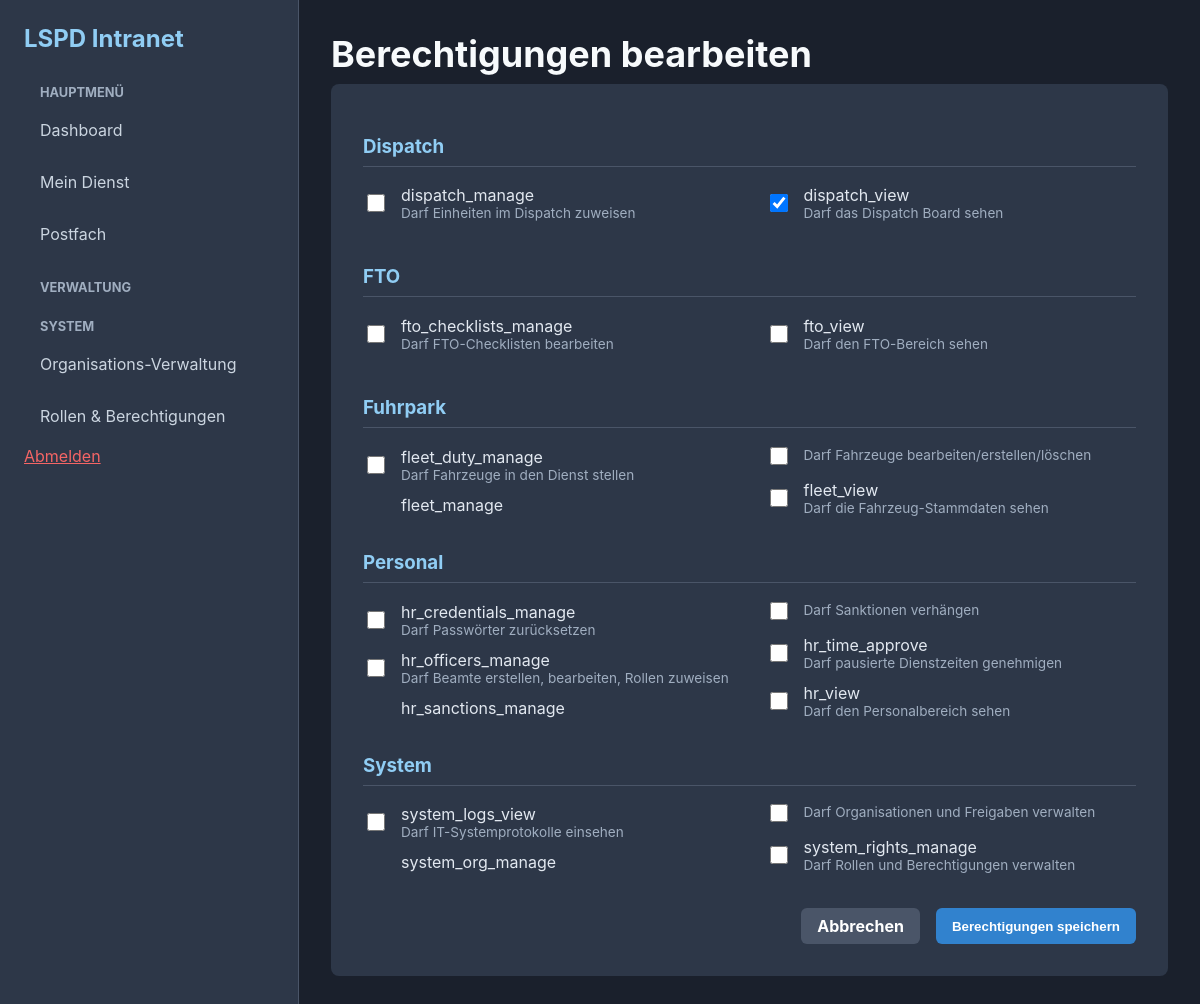
/index.php?page=edit_role_permissions&role_id=5 (signed in), run on the app's committed database.
### tables this page shows
CREATE TABLE `permissions` (
  `id` INT NOT NULL AUTO_INCREMENT,
  `name` VARCHAR(100) NOT NULL UNIQUE,
  `description` VARCHAR(255),
  `category` VARCHAR(50) NOT NULL,
  PRIMARY KEY (`id`)
);

### src/Database.php (called while the page is built, shortened)
<?php
class Database {
    private static $instance = null;
    private $conn;
    private $host = DB_HOST;
    private $db_name = DB_NAME;
    private $username = DB_USER;
    private $password = DB_PASS;
    private $charset = DB_CHARSET;
    private function __construct() {
        $dsn = "mysql:host={$this->host};dbname={$this->db_name};charset={$this->charset}";
        $options = [
            PDO::ATTR_ERRMODE            => PDO::ERRMODE_EXCEPTION,
            PDO::ATTR_DEFAULT_FETCH_MODE => PDO::FETCH_ASSOC,
            PDO::ATTR_EMULATE_PREPARES   => false,
        ];
        try {
            $this->conn = new PDO($dsn, $this->username, $this->password, $options);
        } catch (PDOException $e) {
            die("Database connection failed: " . $e->getMessage());
        }
    }
    public static function getInstance() {
        if (self::$instance == null) {
            self::$instance = new Database();
        }
        return self::$instance;
    }
    public function getConnection() {
        return $this->conn;
    }
}
?>

### src/Roles.php (called while the page is built, shortened)
<?php
require_once __DIR__ . '/Database.php';
class Roles {
    private $db;
    public function __construct() {
        $this->db = Database::getInstance()->getConnection();
    }
    public function getAllPermissions() {
        try {
            $stmt = $this->db->query("SELECT * FROM permissions ORDER BY category, name");
            $permissions = $stmt->fetchAll(PDO::FETCH_ASSOC);
            $grouped = [];
            foreach ($permissions as $p) {
                $grouped[$p['category']][] = $p;
            }
            return $grouped;
        } catch (PDOException $e) {
            error_log("Error fetching all permissions: " . $e->getMessage());
            return [];
        }
    }
    public function getPermissionIdsForRole($roleId) {
        try {
            $stmt = $this->db->prepare("SELECT permission_id FROM role_permissions WHERE role_id = ?");
            $stmt->execute([$roleId]);
            return $stmt->fetchAll(PDO::FETCH_COLUMN);
        } catch (PDOException $e) {
            error_log("Error fetching permissions for role: " . $e->getMessage());
            return [];
        }
    }
}
?>

### pages/edit_role_permissions.php (the view, shortened to what this page needs)
<?php
require_once BASE_PATH . '/src/Roles.php';
$roleId = $_GET['role_id'] ?? null;
$rolesModel = new Roles();
$allPermissions = $rolesModel->getAllPermissions();
$rolePermissions = $rolesModel->getPermissionIdsForRole($roleId);
include_once BASE_PATH . '/templates/header.php';
?>
<div class="form-container">
    <form action="index.php?page=handle_edit_role_permissions" method="POST">
        <?php foreach ($allPermissions as $category => $permissions): ?>
            <div class="permission-category">
                <h3><?php echo htmlspecialchars($category); ?></h3>
                <ul class="permission-list">
                    <?php foreach ($permissions as $permission): ?>
                        <li class="permission-item">
                            <input type="checkbox" name="permissions[]" value="<?php echo $permission['id']; ?>" id="perm-<?php echo $permission['id']; ?>"
                                <?php echo in_array($permission['id'], $rolePermissions) ? 'checked' : ''; ?>>
                            <div>
                                <label for="perm-<?php echo $permission['id']; ?>"><?php echo htmlspecialchars($permission['name']); ?></label>
                                <div class="description"><?php echo htmlspecialchars($permission['description']); ?></div>
                            </div>
                        </li>
                    <?php endforeach; ?>
                </ul>
            </div>
        <?php endforeach; ?>
        <div class="form-actions">
            <a href="index.php?page=system_rights_management" class="button button-secondary">Abbrechen</a>
            <button type="submit" class="button">Berechtigungen speichern</button>
        </div>
    </form>
</div>
<?php
include_once BASE_PATH . '/templates/footer.php';
?>

### public/css/style.css (style rules this page uses)
body { background-color: #1a202c; color: #e2e8f0; font-family: -apple-system, BlinkMacSystemFont, "Segoe UI", Roboto, "Helvetica Neue", Arial, "Noto Sans", sans-serif, "Apple Color Emoji", "Segoe UI Emoji", "Segoe UI Symbol", "Noto Color Emoji"; margin: 0; padding: 0; display: flex; min-height: 100vh; }
.button, button { display: inline-block; padding: 0.5rem 1rem; background-color: #3182ce; color: white; font-weight: bold; text-decoration: none; border: none; border-radius: 0.375rem; cursor: pointer; transition: background-color 0.2s; }
.button-secondary { background-color: #4a5568; }

### pages/edit_role_permissions.php (style rules this page uses)
.form-container { max-width: 900px; margin: 0 auto; background-color: #2d3748; padding: 2rem; border-radius: 0.5rem; }
.permission-category { margin-bottom: 2rem; }
.permission-category h3 { color: #90cdf4; border-bottom: 1px solid #4a5568; padding-bottom: 0.5rem; }
.permission-list { list-style: none; padding: 0; column-count: 2; column-gap: 2rem; }
.permission-item { display: flex; align-items: center; margin-bottom: 0.75rem; }
.permission-item input[type="checkbox"] { width: 18px; height: 18px; margin-right: 1rem; }
.permission-item label { color: #e2e8f0; margin: 0; }
.permission-item .description { font-size: 0.85rem; color: #a0aec0; }
.form-actions { margin-top: 1.5rem; display: flex; justify-content: flex-end; gap: 1rem; }

### data on the page
permissions: name "dispatch_manage", description "Darf Einheiten im Dispatch zuweisen"
permissions: id "☑", name "dispatch_view", description "Darf das Dispatch Board sehen"
permissions: name "fto_checklists_manage", description "Darf FTO-Checklisten bearbeiten"
permissions: name "fto_view", description "Darf den FTO-Bereich sehen"
permissions: name "fleet_duty_manage", description "Darf Fahrzeuge in den Dienst stellen"
permissions: name "fleet_manage", description "Darf Fahrzeuge bearbeiten/erstellen/löschen"
permissions: name "fleet_view", description "Darf die Fahrzeug-Stammdaten sehen"
permissions: name "hr_credentials_manage", description "Darf Passwörter zurücksetzen"
permissions: name "hr_officers_manage", description "Darf Beamte erstellen, bearbeiten, Rollen zuweisen"
permissions: name "hr_sanctions_manage", description "Darf Sanktionen verhängen"
permissions: name "hr_time_approve", description "Darf pausierte Dienstzeiten genehmigen"
permissions: name "hr_view", description "Darf den Personalbereich sehen"
permissions: name "system_logs_view", description "Darf IT-Systemprotokolle einsehen"
permissions: name "system_org_manage", description "Darf Organisationen und Freigaben verwalten"
permissions: name "system_rights_manage", description "Darf Rollen und Berechtigungen verwalten"

### other printed values
$pageTitle "Berechtigungen bearbeiten"
$category "Dispatch"
$category "FTO"
$category "Fuhrpark"
$category "Personal"
$category "System"
